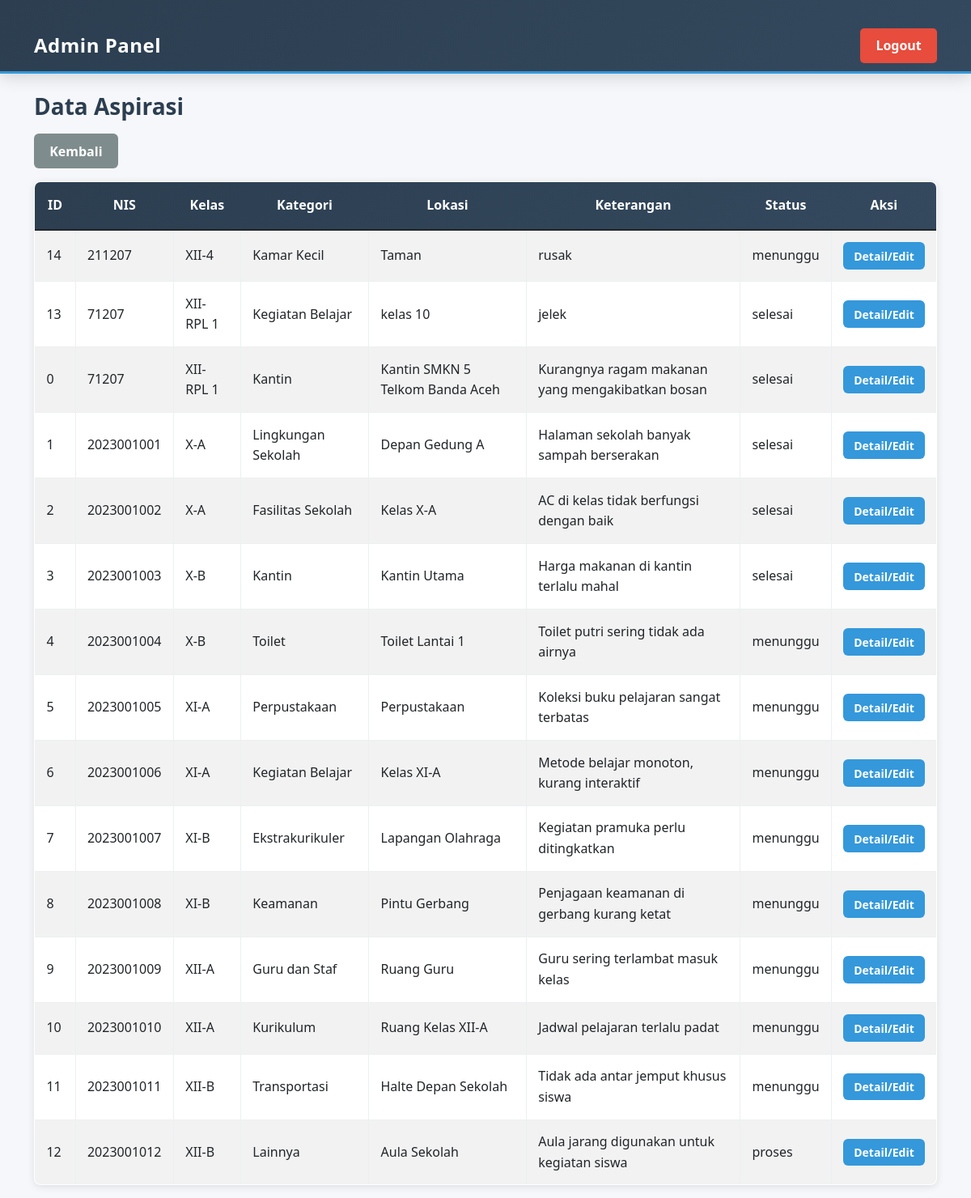
/admin_aspirasi_list.php (signed in), run on the app's committed database.
### tables this page shows
CREATE TABLE `input_aspirasi` (
  `id_pelaporan` int(5) NOT NULL,
  `nis` int(10) NOT NULL,
  `id_kategori` int(5) NOT NULL,
  `lokasi` varchar(50) NOT NULL,
  `ket` varchar(50) NOT NULL,
  `penyelesaian` varchar(255) DEFAULT NULL,
  `status` varchar(50) DEFAULT 'menunggu',
  `tanggal_input` datetime DEFAULT current_timestamp()
);

CREATE TABLE `tb_siswa` (
  `nis` int(10) NOT NULL,
  `kelas` varchar(10) NOT NULL
);

CREATE TABLE `tb_kategori` (
  `id_kategori` int(5) NOT NULL,
  `ket_kategori` varchar(30) NOT NULL
);

### admin_aspirasi_list.php (the view, shortened to what this page needs)
<?php
include "koneksi.php";
$q = mysqli_query($conn, "
    SELECT a.*, k.ket_kategori, s.kelas
    FROM input_aspirasi a
    JOIN tb_kategori k ON a.id_kategori = k.id_kategori
    JOIN tb_siswa s ON a.nis = s.nis
    ORDER BY a.tanggal_input DESC
");
?>
<!DOCTYPE html>
<html>
<head>
    <link rel="stylesheet" href="bootstrap.min.css">
    <link rel="stylesheet" href="style.css">
</head>
<body>
<nav class="navbar navbar-dark bg-dark">
    <div class="container">
        <span class="navbar-brand">Admin Panel</span>
        <a href="admin_logout.php" class="btn btn-danger">Logout</a>
    </div>
</nav>
<div class="container mt-4">
    <h3>Data Aspirasi</h3>
    <a href="admin_dashboard.php" class="btn btn-secondary mb-3">Kembali</a>
    <table class="table table-bordered table-striped">
        <thead>
            <tr>
                <th>ID</th>
                <th>NIS</th>
                <th>Kelas</th>
                <th>Kategori</th>
                <th>Lokasi</th>
                <th>Keterangan</th>
                <th>Status</th>
                <th>Aksi</th>
            </tr>
        </thead>
        <tbody>
            <?php while ($d = mysqli_fetch_assoc($q)) { ?>
            <tr>
                <td><?= $d['id_pelaporan'] ?></td>
                <td><?= $d['nis'] ?></td>
                <td><?= $d['kelas'] ?></td>
                <td><?= $d['ket_kategori'] ?></td>
                <td><?= $d['lokasi'] ?></td>
                <td><?= $d['ket'] ?></td>
                <td><?= $d['status'] ?></td>
                <td>
                    <a href="admin_aspirasi_edit.php?id=<?= $d['id_pelaporan'] ?>" class="btn btn-primary btn-sm">Detail/Edit</a>
                </td>
            </tr>
            <?php } ?>
        </tbody>
    </table>
</div>
</body>
</html>

### style.css (style rules this page uses)
:root { --primary-color: #2c3e50; --primary-light: #34495e; --accent-color: #3498db; --accent-light: #5dade2; --success-color: #27ae60; --warning-color: #f39c12; --danger-color: #e74c3c; --info-color: #1abc9c; --light-bg: #ecf0f1; --border-color: #bdc3c7; --text-dark: #2c3e50; --text-light: #7f8c8d; --shadow: 0 2px 10px rgba(0, 0, 0, 0.1); --shadow-lg: 0 4px 20px rgba(0, 0, 0, 0.15); }
* { margin: 0; padding: 0; box-sizing: border-box; }
body { font-family: 'Segoe UI', Tahoma, Geneva, Verdana, sans-serif; background-color: #f5f7fa; color: var(--text-dark); line-height: 1.6; }
.navbar { background: linear-gradient(135deg, var(--primary-color) 0%, var(--primary-light) 100%) !important; box-shadow: var(--shadow-lg); border-bottom: 3px solid var(--accent-color); }
.navbar-brand { font-size: 1.5rem; font-weight: 700; letter-spacing: 0.5px; }
.navbar .btn { border-radius: 5px; font-weight: 600; transition: all 0.3s ease; }
.container { margin-top: 1.5rem; }
h1, h2, h3, h4, h5, h6 { color: var(--primary-color); font-weight: 700; margin-bottom: 1rem; }
.btn { border: none; border-radius: 6px; font-weight: 600; transition: all 0.3s ease; padding: 0.6rem 1.2rem; cursor: pointer; }
.btn-primary { background-color: var(--accent-color); color: white; }
.btn-danger { background-color: var(--danger-color); color: white; }
.btn-secondary { background-color: var(--text-light); color: white; }
.btn-sm { padding: 0.4rem 0.8rem; font-size: 0.875rem; }
.table { border-collapse: collapse; background-color: white; border-radius: 8px; overflow: hidden; box-shadow: var(--shadow); }
.table thead { background: linear-gradient(135deg, var(--primary-color) 0%, var(--primary-light) 100%); color: white; }
.table thead th { border: none; padding: 1rem; font-weight: 700; text-align: center; }
.table tbody td { padding: 0.9rem; border-color: var(--light-bg); vertical-align: middle; }
.table tbody tr { border-bottom: 1px solid var(--light-bg); transition: all 0.3s ease; }
.table-bordered { border: 1px solid var(--light-bg); }
.mt-4 { margin-top: 1.5rem; }
.mb-3 { margin-bottom: 1rem; }

### data on the page
input_aspirasi: id_pelaporan "14", nis "211207", nis.kelas "XII-4", id_kategori.ket_kategori "Kamar Kecil", lokasi "Taman", ket "rusak", status "menunggu"
input_aspirasi: id_pelaporan "13", nis "71207", nis.kelas "XII-RPL 1", id_kategori.ket_kategori "Kegiatan Belajar", lokasi "kelas 10", ket "jelek", status "selesai"
input_aspirasi: id_pelaporan "0", nis "71207", nis.kelas "XII-RPL 1", id_kategori.ket_kategori "Kantin", lokasi "Kantin SMKN 5 Telkom Banda Aceh", ket "Kurangnya ragam makanan yang mengakibatkan bosan", status "selesai"
input_aspirasi: id_pelaporan "1", nis "2023001001", nis.kelas "X-A", id_kategori.ket_kategori "Lingkungan Sekolah", lokasi "Depan Gedung A", ket "Halaman sekolah banyak sampah berserakan", status "selesai"
input_aspirasi: id_pelaporan "2", nis "2023001002", nis.kelas "X-A", id_kategori.ket_kategori "Fasilitas Sekolah", lokasi "Kelas X-A", ket "AC di kelas tidak berfungsi dengan baik", status "selesai"
input_aspirasi: id_pelaporan "3", nis "2023001003", nis.kelas "X-B", id_kategori.ket_kategori "Kantin", lokasi "Kantin Utama", ket "Harga makanan di kantin terlalu mahal", status "selesai"
input_aspirasi: id_pelaporan "4", nis "2023001004", nis.kelas "X-B", id_kategori.ket_kategori "Toilet", lokasi "Toilet Lantai 1", ket "Toilet putri sering tidak ada airnya", status "menunggu"
input_aspirasi: id_pelaporan "5", nis "2023001005", nis.kelas "XI-A", id_kategori.ket_kategori "Perpustakaan", lokasi "Perpustakaan", ket "Koleksi buku pelajaran sangat terbatas", status "menunggu"
input_aspirasi: id_pelaporan "6", nis "2023001006", nis.kelas "XI-A", id_kategori.ket_kategori "Kegiatan Belajar", lokasi "Kelas XI-A", ket "Metode belajar monoton, kurang interaktif", status "menunggu"
input_aspirasi: id_pelaporan "7", nis "2023001007", nis.kelas "XI-B", id_kategori.ket_kategori "Ekstrakurikuler", lokasi "Lapangan Olahraga", ket "Kegiatan pramuka perlu ditingkatkan", status "menunggu"
input_aspirasi: id_pelaporan "8", nis "2023001008", nis.kelas "XI-B", id_kategori.ket_kategori "Keamanan", lokasi "Pintu Gerbang", ket "Penjagaan keamanan di gerbang kurang ketat", status "menunggu"
input_aspirasi: id_pelaporan "9", nis "2023001009", nis.kelas "XII-A", id_kategori.ket_kategori "Guru dan Staf", lokasi "Ruang Guru", ket "Guru sering terlambat masuk kelas", status "menunggu"
input_aspirasi: id_pelaporan "10", nis "2023001010", nis.kelas "XII-A", id_kategori.ket_kategori "Kurikulum", lokasi "Ruang Kelas XII-A", ket "Jadwal pelajaran terlalu padat", status "menunggu"
input_aspirasi: id_pelaporan "11", nis "2023001011", nis.kelas "XII-B", id_kategori.ket_kategori "Transportasi", lokasi "Halte Depan Sekolah", ket "Tidak ada antar jemput khusus siswa", status "menunggu"
input_aspirasi: id_pelaporan "12", nis "2023001012", nis.kelas "XII-B", id_kategori.ket_kategori "Lainnya", lokasi "Aula Sekolah", ket "Aula jarang digunakan untuk kegiatan siswa", status "proses"
